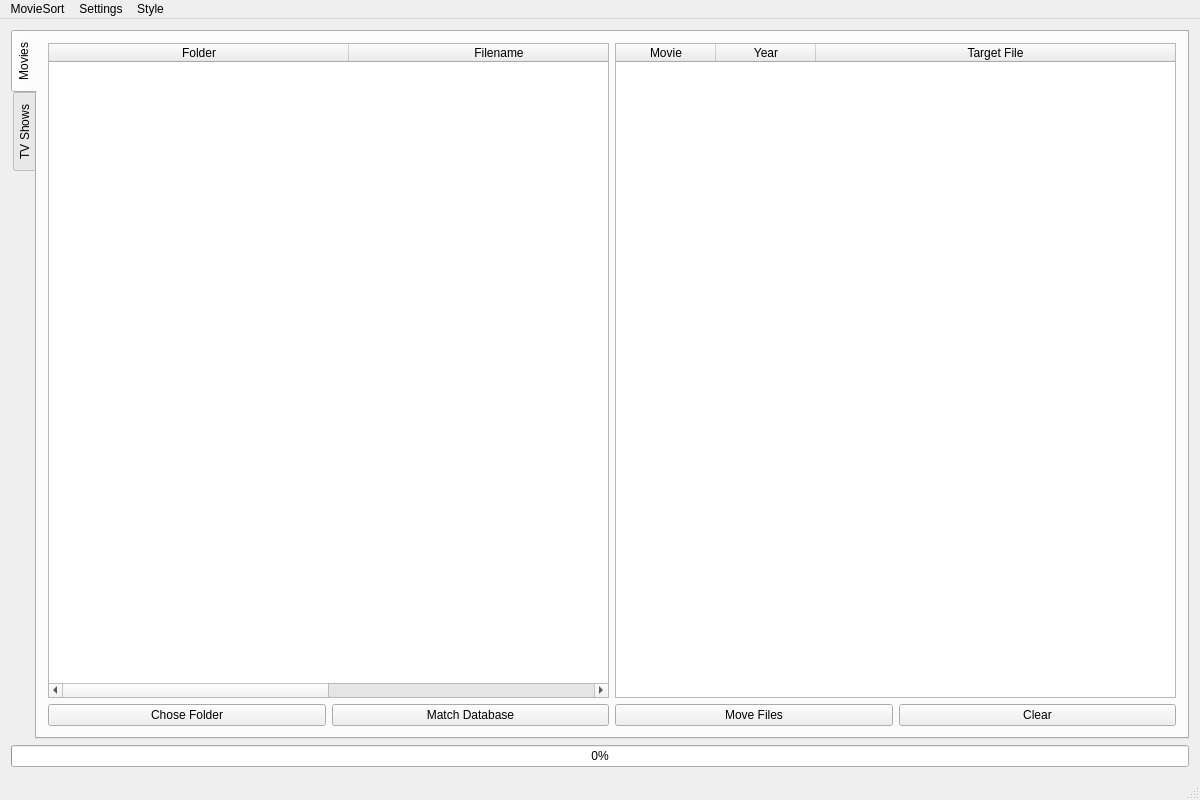
<?xml version="1.0" encoding="UTF-8"?>
<ui version="4.0">
 <class>MainWindow</class>
 <widget class="QMainWindow" name="MainWindow">
  <property name="geometry">
   <rect>
    <x>0</x>
    <y>0</y>
    <width>1200</width>
    <height>800</height>
   </rect>
  </property>
  <property name="windowTitle">
   <string>MovieSort</string>
  </property>
  <widget class="QWidget" name="centralWidget">
   <layout class="QGridLayout" name="gridLayout_2" rowstretch="0,0,0,0,0" columnstretch="0">
    <item row="4" column="0">
     <layout class="QHBoxLayout" name="horizontalLayout_2">
      <item>
       <widget class="QProgressBar" name="progressBar">
        <property name="value">
         <number>0</number>
        </property>
        <property name="alignment">
         <set>Qt::AlignCenter</set>
        </property>
        <property name="textVisible">
         <bool>true</bool>
        </property>
       </widget>
      </item>
     </layout>
    </item>
    <item row="3" column="0">
     <layout class="QHBoxLayout" name="horizontalLayout_3"/>
    </item>
    <item row="0" column="0">
     <widget class="QTabWidget" name="tabWidget">
      <property name="tabPosition">
       <enum>QTabWidget::West</enum>
      </property>
      <property name="tabShape">
       <enum>QTabWidget::Rounded</enum>
      </property>
      <property name="currentIndex">
       <number>0</number>
      </property>
      <property name="iconSize">
       <size>
        <width>30</width>
        <height>30</height>
       </size>
      </property>
      <widget class="QWidget" name="tabMovies">
       <attribute name="title">
        <string>Movies</string>
       </attribute>
       <layout class="QHBoxLayout" name="horizontalLayout_5">
        <item>
         <layout class="QGridLayout" name="gridLayout_7">
          <item row="0" column="0" colspan="2">
           <widget class="QTableWidget" name="tableMovieInput">
            <property name="frameShape">
             <enum>QFrame::StyledPanel</enum>
            </property>
            <property name="editTriggers">
             <set>QAbstractItemView::NoEditTriggers</set>
            </property>
            <property name="alternatingRowColors">
             <bool>true</bool>
            </property>
            <property name="selectionBehavior">
             <enum>QAbstractItemView::SelectRows</enum>
            </property>
            <property name="rowCount">
             <number>0</number>
            </property>
            <property name="columnCount">
             <number>2</number>
            </property>
            <attribute name="horizontalHeaderVisible">
             <bool>true</bool>
            </attribute>
            <attribute name="horizontalHeaderCascadingSectionResizes">
             <bool>true</bool>
            </attribute>
            <attribute name="horizontalHeaderMinimumSectionSize">
             <number>32</number>
            </attribute>
            <attribute name="horizontalHeaderDefaultSectionSize">
             <number>300</number>
            </attribute>
            <attribute name="horizontalHeaderStretchLastSection">
             <bool>true</bool>
            </attribute>
            <attribute name="verticalHeaderStretchLastSection">
             <bool>false</bool>
            </attribute>
            <column>
             <property name="text">
              <string>Folder</string>
             </property>
            </column>
            <column>
             <property name="text">
              <string>Filename</string>
             </property>
            </column>
           </widget>
          </item>
          <item row="1" column="0">
           <widget class="QPushButton" name="btnMovieChoseFolder">
            <property name="text">
             <string>Chose Folder</string>
            </property>
           </widget>
          </item>
          <item row="1" column="1">
           <widget class="QPushButton" name="btnMovieMatch">
            <property name="text">
             <string>Match Database</string>
            </property>
           </widget>
          </item>
         </layout>
        </item>
        <item>
         <layout class="QGridLayout" name="gridLayout_8">
          <item row="0" column="0" colspan="2">
           <widget class="QTableWidget" name="tableMovieOutput">
            <property name="frameShape">
             <enum>QFrame::StyledPanel</enum>
            </property>
            <property name="editTriggers">
             <set>QAbstractItemView::NoEditTriggers</set>
            </property>
            <property name="alternatingRowColors">
             <bool>true</bool>
            </property>
            <property name="selectionBehavior">
             <enum>QAbstractItemView::SelectRows</enum>
            </property>
            <property name="rowCount">
             <number>0</number>
            </property>
            <property name="columnCount">
             <number>3</number>
            </property>
            <attribute name="horizontalHeaderVisible">
             <bool>true</bool>
            </attribute>
            <attribute name="horizontalHeaderCascadingSectionResizes">
             <bool>true</bool>
            </attribute>
            <attribute name="horizontalHeaderStretchLastSection">
             <bool>true</bool>
            </attribute>
            <column>
             <property name="text">
              <string>Movie</string>
             </property>
            </column>
            <column>
             <property name="text">
              <string>Year</string>
             </property>
            </column>
            <column>
             <property name="text">
              <string>Target File</string>
             </property>
            </column>
           </widget>
          </item>
          <item row="1" column="0">
           <widget class="QPushButton" name="btnMovieMove">
            <property name="text">
             <string>Move Files</string>
            </property>
           </widget>
          </item>
          <item row="1" column="1">
           <widget class="QPushButton" name="btnMovieClear">
            <property name="text">
             <string>Clear</string>
            </property>
           </widget>
          </item>
         </layout>
        </item>
       </layout>
      </widget>
      <widget class="QWidget" name="tabShows">
       <attribute name="title">
        <string>TV Shows</string>
       </attribute>
       <layout class="QHBoxLayout" name="horizontalLayout_4">
        <item>
         <layout class="QGridLayout" name="gridLayout_3">
          <item row="0" column="0" colspan="2">
           <widget class="QTableWidget" name="tableShowInput">
            <property name="frameShape">
             <enum>QFrame::StyledPanel</enum>
            </property>
            <property name="editTriggers">
             <set>QAbstractItemView::NoEditTriggers</set>
            </property>
            <property name="alternatingRowColors">
             <bool>true</bool>
            </property>
            <property name="selectionBehavior">
             <enum>QAbstractItemView::SelectRows</enum>
            </property>
            <property name="rowCount">
             <number>0</number>
            </property>
            <property name="columnCount">
             <number>2</number>
            </property>
            <attribute name="horizontalHeaderVisible">
             <bool>false</bool>
            </attribute>
            <attribute name="horizontalHeaderCascadingSectionResizes">
             <bool>true</bool>
            </attribute>
            <attribute name="horizontalHeaderDefaultSectionSize">
             <number>300</number>
            </attribute>
            <attribute name="horizontalHeaderStretchLastSection">
             <bool>true</bool>
            </attribute>
            <column>
             <property name="text">
              <string>Folder</string>
             </property>
            </column>
            <column>
             <property name="text">
              <string>Filename</string>
             </property>
            </column>
           </widget>
          </item>
          <item row="1" column="0">
           <widget class="QPushButton" name="btnShowChoseFolder">
            <property name="text">
             <string>Chose Folder</string>
            </property>
           </widget>
          </item>
          <item row="1" column="1">
           <widget class="QPushButton" name="btnShowMatch">
            <property name="text">
             <string>Match Database</string>
            </property>
           </widget>
          </item>
         </layout>
        </item>
        <item>
         <layout class="QGridLayout" name="gridLayout">
          <item row="0" column="0" colspan="2">
           <widget class="QTableWidget" name="tableShowOutput">
            <property name="frameShape">
             <enum>QFrame::StyledPanel</enum>
            </property>
            <property name="editTriggers">
             <set>QAbstractItemView::NoEditTriggers</set>
            </property>
            <property name="alternatingRowColors">
             <bool>true</bool>
            </property>
            <property name="selectionBehavior">
             <enum>QAbstractItemView::SelectRows</enum>
            </property>
            <property name="wordWrap">
             <bool>false</bool>
            </property>
            <property name="rowCount">
             <number>0</number>
            </property>
            <property name="columnCount">
             <number>6</number>
            </property>
            <attribute name="horizontalHeaderVisible">
             <bool>false</bool>
            </attribute>
            <attribute name="horizontalHeaderCascadingSectionResizes">
             <bool>true</bool>
            </attribute>
            <attribute name="horizontalHeaderDefaultSectionSize">
             <number>100</number>
            </attribute>
            <attribute name="horizontalHeaderStretchLastSection">
             <bool>true</bool>
            </attribute>
            <attribute name="verticalHeaderVisible">
             <bool>false</bool>
            </attribute>
            <attribute name="verticalHeaderShowSortIndicator" stdset="0">
             <bool>false</bool>
            </attribute>
            <attribute name="verticalHeaderStretchLastSection">
             <bool>false</bool>
            </attribute>
            <column>
             <property name="text">
              <string>Show</string>
             </property>
            </column>
            <column>
             <property name="text">
              <string>First Year</string>
             </property>
            </column>
            <column>
             <property name="text">
              <string>Season</string>
             </property>
            </column>
            <column>
             <property name="text">
              <string>Episode</string>
             </property>
            </column>
            <column>
             <property name="text">
              <string>Title</string>
             </property>
            </column>
            <column>
             <property name="text">
              <string>Target File</string>
             </property>
            </column>
           </widget>
          </item>
          <item row="1" column="0">
           <widget class="QPushButton" name="btnShowMove">
            <property name="text">
             <string>Move Files</string>
            </property>
           </widget>
          </item>
          <item row="1" column="1">
           <widget class="QPushButton" name="btnShowClear">
            <property name="text">
             <string>Clear</string>
            </property>
           </widget>
          </item>
         </layout>
        </item>
       </layout>
      </widget>
     </widget>
    </item>
   </layout>
  </widget>
  <widget class="QMenuBar" name="menuBar">
   <property name="geometry">
    <rect>
     <x>0</x>
     <y>0</y>
     <width>1200</width>
     <height>22</height>
    </rect>
   </property>
   <widget class="QMenu" name="menuFile">
    <property name="title">
     <string>MovieSort</string>
    </property>
    <addaction name="actionDonate"/>
    <addaction name="actionExit"/>
   </widget>
   <widget class="QMenu" name="menuSetting">
    <property name="title">
     <string>Settings</string>
    </property>
    <addaction name="actionGeneral_Settings"/>
    <addaction name="actionMovie_Settings"/>
    <addaction name="actionShow_Settings"/>
   </widget>
   <widget class="QMenu" name="menuStyle">
    <property name="title">
     <string>Style</string>
    </property>
    <addaction name="actionLight"/>
    <addaction name="actionDark"/>
   </widget>
   <addaction name="menuFile"/>
   <addaction name="menuSetting"/>
   <addaction name="menuStyle"/>
  </widget>
  <widget class="QStatusBar" name="statusBar"/>
  <action name="actionLight">
   <property name="text">
    <string>Light</string>
   </property>
  </action>
  <action name="actionDark">
   <property name="text">
    <string>Dark</string>
   </property>
  </action>
  <action name="actionDonate">
   <property name="text">
    <string>Donate</string>
   </property>
  </action>
  <action name="actionGeneral_Settings">
   <property name="text">
    <string>General Settings</string>
   </property>
  </action>
  <action name="actionProgram_Settings">
   <property name="text">
    <string>Program Settings</string>
   </property>
  </action>
  <action name="actionMovie_Settings">
   <property name="text">
    <string>Movie Settings</string>
   </property>
  </action>
  <action name="actionShow_Settings">
   <property name="text">
    <string>Show Settings</string>
   </property>
  </action>
  <action name="actionExit">
   <property name="text">
    <string>Exit</string>
   </property>
  </action>
 </widget>
 <layoutdefault spacing="6" margin="11"/>
 <resources/>
 <connections/>
</ui>
